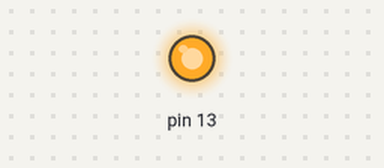
Bench run of a sketch on a simulated Arduino Uno, built with avr-gcc and run on an emulated ATmega328P. On the bench: output pins drawn as LEDs (lit = HIGH).

Above: at 0.1 s.
At 11.1 s:
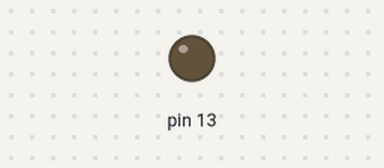
Timing chart, 0 to 12.6 s (numbered marks = the images above):
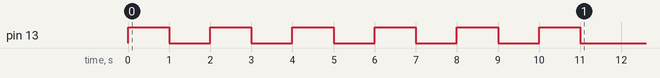

The sketch:

led_blink_limitedloop.ino
```cpp
void setup()
{
  pinMode(13,OUTPUT);
  ledblink(5);
}
void loop()
{
  //leave it blank
}
void ledblink(int repeat)
{
  for(int i=0; i<=repeat; i++)
  {
  digitalWrite(13,HIGH);
  delay(1000);
  digitalWrite(13,LOW);
  delay(1000);
  }
}
```
